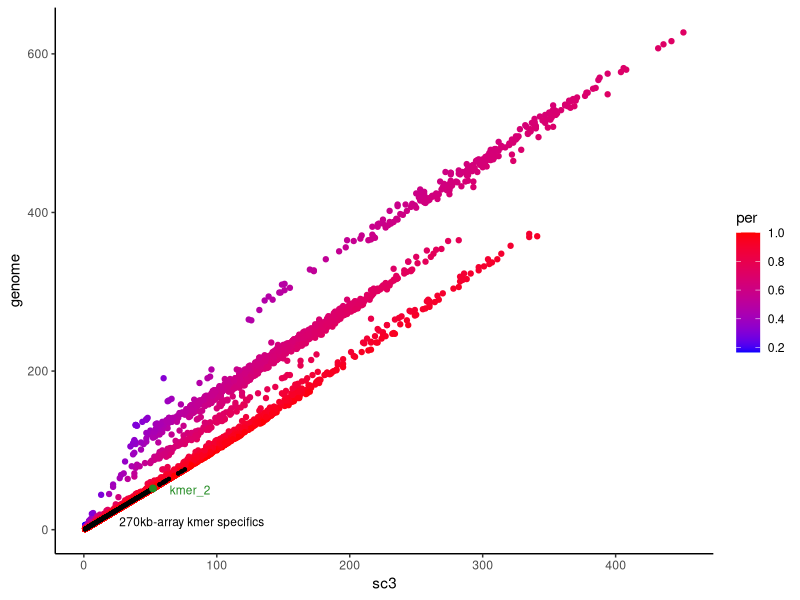
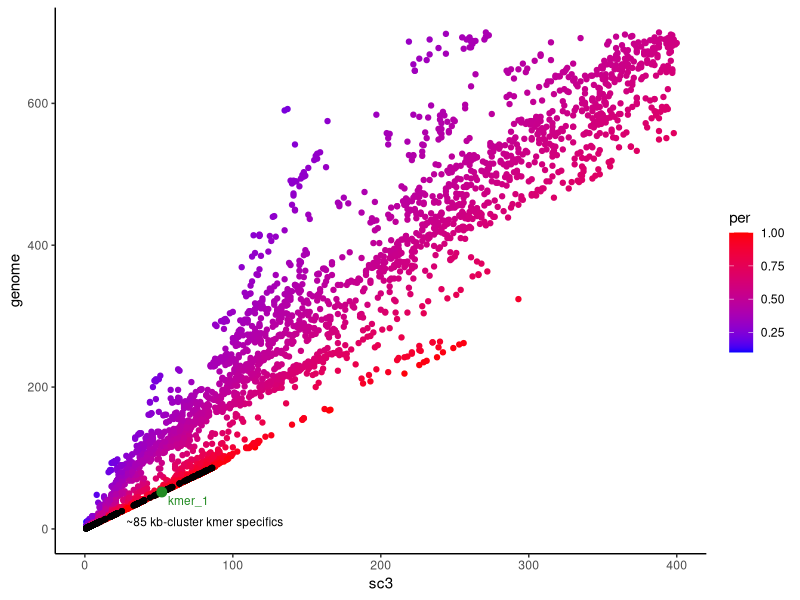
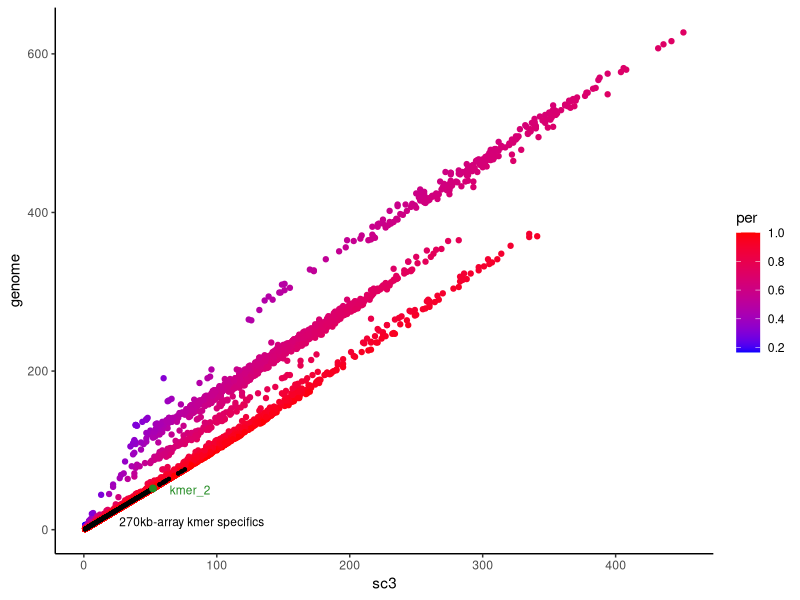
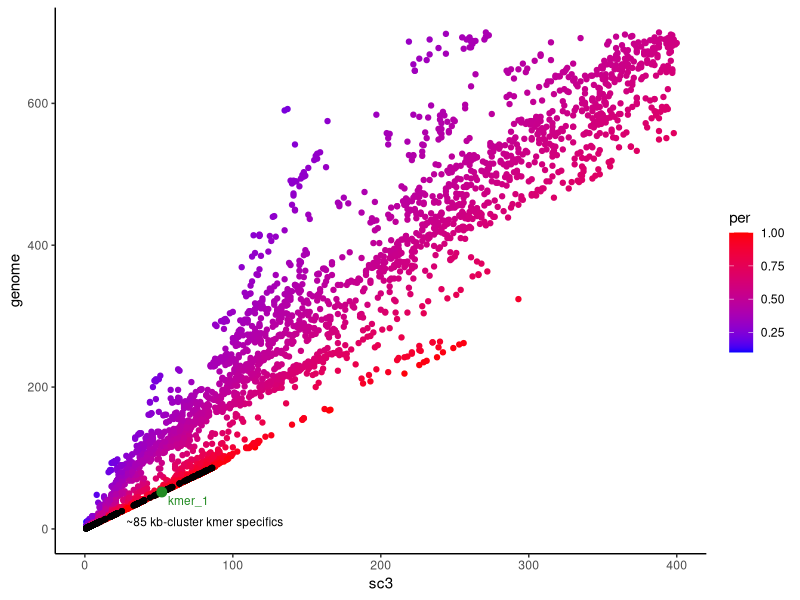

These charts were generated, in order, by the following R code:
if (!require(data.table)) install.packages('data.table')
library(data.table)
if (!require(RColorBrewer)) install.packages('RColorBrewer')
library(RColorBrewer)
if (!require(dplyr)) install.packages('dplyr')
library(dplyr)
if (!require(ggrepel)) install.packages('ggrepel')
library(ggrepel)

##Set wd based on source
setwd(dirname(rstudioapi::getActiveDocumentContext()$path))
getwd()
dir.create("output_data/")


# Data_wrangling ----------------------------------------------------------

df_wide_85<-read.table("input_data/df_wide_85.txt", header=T, sep="", na.strings = "NA")
df_wide_270<-read.table("input_data/df_wide_270.txt", header=T, sep="", na.strings = "NA")

#How i calculate the value of kmer specificity for esp_array 
# Data_270 ----------------------------------------------------------
# df_wide_270<-mutate(df_wide_270, esp_array = ((j.counts+genome+sc3)/(j.counts*3)))
# Data_85 ----------------------------------------------------------
#df_wide_85<-mutate(df_wide_85, esp_array = ((j.counts+genome+sc3)/(j.counts*3)))



# Plotting ----------------------------------------------------------------
ggplot()+
  geom_point(data=df_wide_270, aes(x=sc3, y=genome,color=per))+
  geom_point(data=subset(df_wide_270,df_wide_270$esp_array==1),aes(x=sc3, y=j.counts), size=0.8)+
  geom_point(data=subset(df_wide_270,df_wide_270$kmer.id=="35821_50"),aes(x=sc3, y=genome), color = "forestgreen", size=2)+
  scale_color_gradient(low="blue", high="red")+
  annotate("text", 
         80, 10, 
           label = " 270kb-array kmer specifics", 
           color = "black", 
           size=3)+
  annotate("text", 
           80,50, 
           label = "kmer_2", 
           color = "forestgreen", 
           size=3)+
#  ylim(0,70)+xlim(0,100)+
  theme_classic()
  ggsave("output_data/esp_270kb_mers.png",width=9, height=5)


ggplot()+
  geom_point(data=df_wide_85, aes(x=sc3, y=genome,color=per))+
  geom_point(data=subset(df_wide_85,df_wide_85$esp_array==1),aes(x=sc3, y=j.counts))+
  geom_point(data=subset(df_wide_270,df_wide_270$kmer.id=="35821_50"),aes(x=sc3, y=genome), color = "forestgreen", size=3)+
  scale_color_gradient(low="blue", high="red")+
  annotate("text", 
           80, 10, 
           label = " ~85 kb-cluster kmer specifics", 
           color = "black", 
           size=3)+
  annotate("text", 
           70, 40, 
           label = "kmer_1", 
           color = "forestgreen", 
           size=3)+
  ylim(0,700)+xlim(0,400)+
  theme_classic()
  ggsave("output_data/esp_85kb_mers.png",width=9, height=5)
